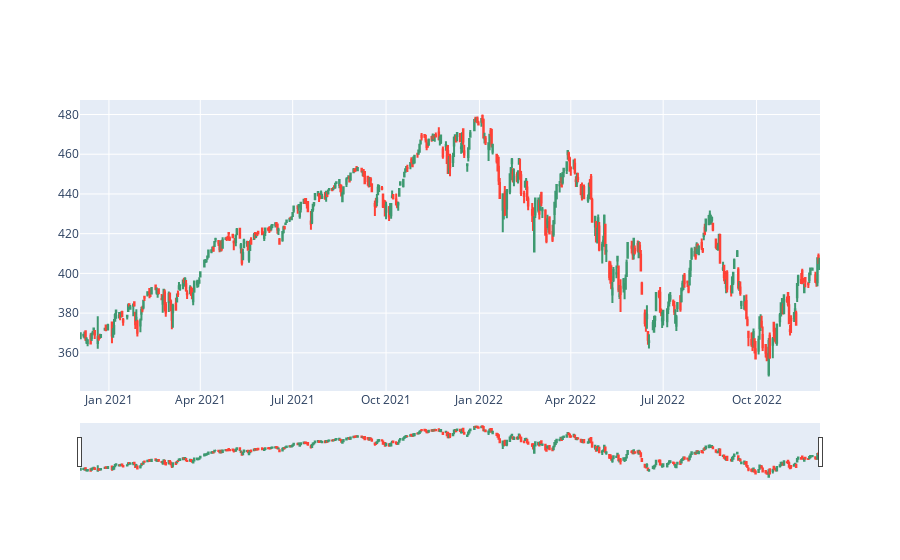

Source (notebook cell):
### Markdown cell above
### Candlestick graph with interactive slider and hover

Plotting an open-high-low-close chart (OHLC) to illustrate movements in the price of a financial instrument over time. Each vertical line on the chart shows the price range (the highest and lowest prices) over one unit of time (one day).

### Code cell
fig = go.Figure(data=[go.Candlestick(x=spy_df['Date'],
                open=spy_df['Open'],
                high=spy_df['High'],
                low=spy_df['Low'],
                close=spy_df['Close'])])

fig.show()

### Figure 1 — Plotly figure (JSON) as saved in the notebook; plotly's stock layout.template omitted (floating-point values rounded to 4 significant figures; data arrays with more than 128 entries replaced by an {"elided": "..."} marker saying what was removed)
{"data": [{"close": {"elided": "503 float values"}, "high": {"elided": "503 float values"}, "low": {"elided": "503 float values"}, "open": {"elided": "503 float values"}, "type": "candlestick", "x": {"elided": "503 str values"}}], "layout": {}}
